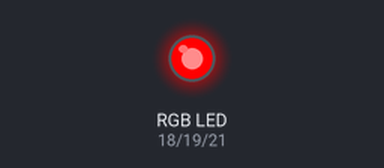
Bench run of a program on a simulated ESP32 board running MicroPython. On the bench: an RGB LED mixed from three pins (HIGH = lit).

Above: at 0.2 s.
At 1.2 s:
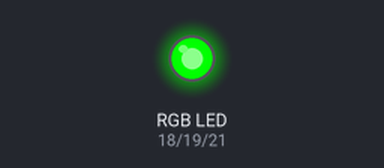
At 2.2 s:
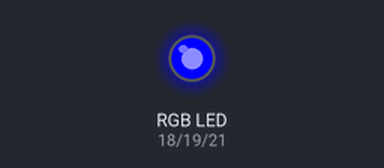
At 5.7 s:
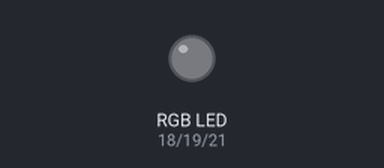
Timing chart, 0 to 6.9 s (numbered marks = the images above):
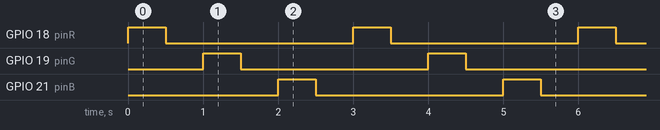

The program:

rgb_v1.py
```python
'''
流水灯 RGB彩灯

版本 v1
版本备注：
    原始的方法， 逐行， 不借助函数。
'''

import machine
import utime

# 定义R 红色LED的引脚
pinR = machine.Pin(18, machine.Pin.OUT)
# 定义G 绿色LED的引脚
pinG = machine.Pin(19, machine.Pin.OUT)
# 定义B 蓝色LED的引脚
pinB = machine.Pin(21, machine.Pin.OUT)


while True:
    # 第一步：红色LED闪烁
    pinR.value(1) # 红色LED的管脚输出高电平
    utime.sleep_ms(500) # 延时500ms
    pinR.value(0) # 红色LED的管脚输出低电平
    utime.sleep_ms(500) # 延时500ms

    # 第二步：绿色LED闪烁
    pinG.value(1) # 绿色LED管脚输出高电平
    utime.sleep_ms(500)
    pinG.value(0) # 绿色LED管脚输出低电平
    utime.sleep_ms(500)

    # 第三步：蓝色LED闪烁
    pinB.value(1) # 蓝色LED管脚输出低电平
    utime.sleep_ms(500)
    pinB.value(0) # 蓝色LED管脚输出低电平
    utime.sleep_ms(500)
```

Measured:
- by itself, GPIO 18 (pinR), GPIO 19 (pinG), GPIO 21 (pinB): alternates HIGH for 0.50 s and LOW for 2.5 s
- by itself, everything shown: repeats every 3.0 s, in 6 steps
